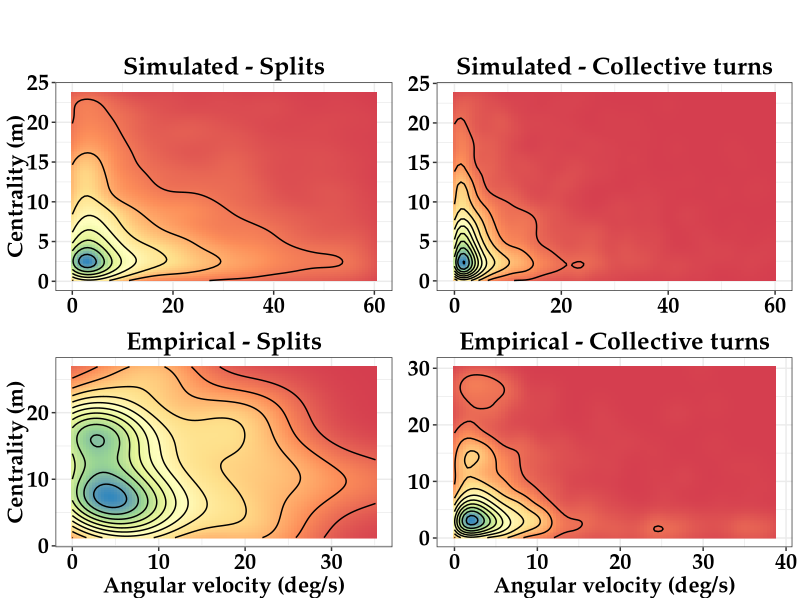

Reproduce this figure in R.
## Supplmentary Figure. Density of splits and collective turns across
## angular velocity and centrality in empirical and simulated data

## 1. Empirical

emp_data <- read.csv("../Data/empirical/ind_turns_outcome.csv" )

data_clean <- subset(emp_data, 
                     dist2cent < quantile(emp_data$dist2cent, 0.9) &
                     ang_vel < quantile(emp_data$ang_vel, 0.9)
)

splits <- data_clean[data_clean$init == 'split',]
turns <- data_clean[data_clean$init == 'turn',]

p_se <- ggplot2::ggplot(splits,
                        ggplot2::aes(x = pracma::rad2deg(ang_vel), y = dist2cent)) +
  ggplot2::stat_density_2d(ggplot2::aes(fill = ..density..), 
                           geom = "raster",
                           contour = FALSE) +
  ggplot2::stat_density2d(color = 'black') +
  ggplot2::scale_fill_distiller(palette = "Spectral",
                                direction = 1) +
  ggplot2::labs(y = 'Centrality (m)', 
                x = 'Angular velocity (deg/s)',
                title = 'Empirical - Splits') +
  ggplot2::theme_bw() +
  ggplot2::theme(legend.position = 'none',
                 text = ggplot2::element_text(family = 'Palatino Linotype'),
                 axis.text = ggplot2::element_text(size = 16, face = "bold", color = 'black'),
                 axis.title = ggplot2::element_text(size = 16, face = "bold"),
                 plot.title = ggplot2::element_text(size = 18, hjust = 0.5, face = "bold"))

p_te <- ggplot2::ggplot(turns, 
                        ggplot2::aes(x = pracma::rad2deg(ang_vel), y = dist2cent)) +
  ggplot2::stat_density_2d(ggplot2::aes(fill = ..density..),
                           geom = "raster",
                           contour = FALSE) +
  ggplot2::stat_density2d(color = 'black') +
  ggplot2::scale_fill_distiller(palette = "Spectral",
                                direction = 1) +
  ggplot2::labs(y = 'Centrality (m)',
                x = 'Angular velocity (deg/s)',
                title = 'Empirical - Collective turns') +
  ggplot2::theme_bw() +
  ggplot2::theme(
    legend.position = 'none',
    text = ggplot2::element_text(family = 'Palatino Linotype'),
    axis.text = ggplot2::element_text(size = 16, face = "bold", color = 'black'),
    axis.title.x = ggplot2::element_text(size = 16, face = "bold"),
    axis.title.y = ggplot2::element_blank(),
    plot.title = ggplot2::element_text(size = 18, hjust = 0.5, face = "bold"))

#cowplot::plot_grid(p_s, p_t)

## 2. Simulated
sim_data <- read.csv("../Data/simulated/escape_outcomes.csv" )

sim_clean <- subset(sim_data, 
                    centr < quantile(sim_data$centr, 0.9) &
                      abs(ang_vel) < quantile(abs(sim_data$ang_vel), 0.9)
)

split_sim <- sim_clean[sim_clean$outcome == 'split', ]
turns_sim <- sim_clean[sim_clean$outcome == 'turn', ]

p_s <- ggplot2::ggplot(split_sim, ggplot2::aes(x = abs(ang_vel), y = centr)) +
  ggplot2::stat_density_2d(ggplot2::aes(fill = ..density..), 
                           geom = "raster",
                           contour = FALSE) +
  ggplot2::stat_density2d(color = 'black') +
  ggplot2::scale_fill_distiller(palette = "Spectral", 
                                direction  =1) +
  ggplot2::labs(y = 'Centrality (m)',
                x = 'Angular velocity (deg/s)', 
                title = 'Simulated - Splits') +
  ggplot2::theme_bw() +
  ggplot2::theme(legend.position = 'none',
                 text = ggplot2::element_text(family = 'Palatino Linotype'),
                 axis.text = ggplot2::element_text(size = 16, face = "bold", color = 'black'),
                 axis.title.y = ggplot2::element_text(size = 16, face = "bold"),
                 axis.title.x = ggplot2::element_blank(),
                 plot.title = ggplot2::element_text(size = 18, hjust = 0.5, face = "bold"))
#p_s
p_t <- ggplot2::ggplot(turns_sim, ggplot2::aes(x = abs(ang_vel), y = centr)) +
  ggplot2::stat_density_2d(ggplot2::aes(fill = ..density..), 
                           geom = "raster",
                           contour = FALSE) +
  ggplot2::stat_density2d(color = 'black') +
  ggplot2::scale_fill_distiller(palette = "Spectral", direction = 1) +
  ggplot2::labs(y = 'Centrality (m)', 
                x = 'Angular velocity (deg/s)',
                title = 'Simulated - Collective turns') +
  ggplot2::theme_bw()+
  ggplot2::theme(legend.position = 'none',
                 text = ggplot2::element_text(family = 'Palatino Linotype'),
                 axis.text = ggplot2::element_text(size = 16, face = "bold", color = 'black'),
                 #axis.title.y = ggplot2::element_text(size = 16, face = "bold"),
                 axis.title = ggplot2::element_blank(),             
                 plot.title = ggplot2::element_text(size = 18, hjust = 0.5, face = "bold"))
#p_t

for_leg <- cowplot::get_legend(ggplot2::ggplot(turns, 
                                   ggplot2::aes(x = pracma::rad2deg(ang_vel), y = dist2cent)) +
  ggplot2::stat_density_2d(ggplot2::aes(fill = ..density..),
                           geom = "raster",
                           contour = FALSE) +
  ggplot2::scale_fill_distiller(palette = "Spectral",
                                direction = 1) +
  ggplot2::labs(fill = 'Density of turns types') +
  ggplot2::theme(
    legend.position = 'top',
    text = ggplot2::element_text(family = 'Palatino Linotype'),
    legend.text = ggplot2::element_text(size = 12),
    legend.title = ggplot2::element_text(size = 16, face = "bold"),
    legend.key.width = ggplot2::unit(1.5, 'cm')
))
  
cowplot::plot_grid(for_leg, cowplot::plot_grid(p_s, p_t), cowplot::plot_grid(p_se, p_te), 
                   nrow = 3,
                   rel_heights = c(0.2, 1.1, 1.1))

